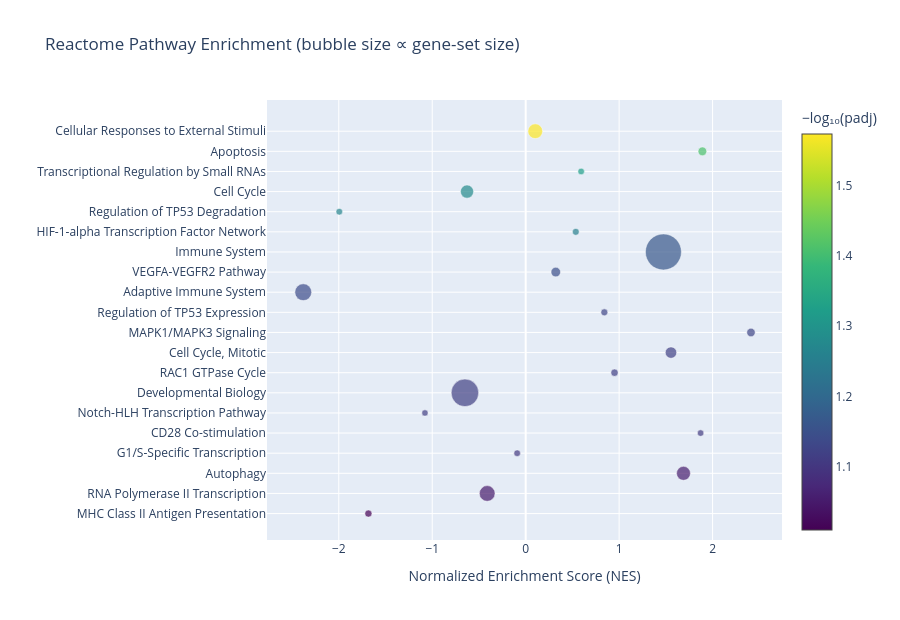

The cell this chart's notebook holds for it:
### Code cell
# ── GSEA pathway bubble chart ─────────────────────────────────────────────────
from src.streamlit.components.pathway_bubble import make_pathway_bubble

fig_gsea = make_pathway_bubble(gsea_df, top_n=20, padj_cutoff=0.25)
fig_gsea.update_layout(
    title="Reactome Pathway Enrichment (bubble size ∝ gene-set size)",
    height=620,
)
fig_gsea.show()

### Figure 1 — Plotly figure (JSON) as saved in the notebook; plotly's stock layout.template omitted (floating-point values rounded to 4 significant figures)
{"data": [{"customdata": [0.02669, 0.03894, 0.04758, 0.05244, 0.05425, 0.05586, 0.06844, 0.07124, 0.07208, 0.0742, 0.07437, 0.07603, 0.07605, 0.07624, 0.07659, 0.07754, 0.07825, 0.08811, 0.08922, 0.09777], "hovertemplate": "<b>%{text}</b><br>NES=%{x:.2f}<br>padj=%{customdata:.3g}<extra></extra>", "marker": {"color": [1.574, 1.41, 1.323, 1.28, 1.266, 1.253, 1.165, 1.147, 1.142, 1.13, 1.129, 1.119, 1.119, 1.118, 1.116, 1.11, 1.107, 1.055, 1.05, 1.01], "colorbar": {"title": {"text": "−log₁₀(padj)"}}, "colorscale": [[0.0, "#440154"], [0.1111, "#482878"], [0.2222, "#3e4989"], [0.3333, "#31688e"], [0.4444, "#26828e"], [0.5556, "#1f9e89"], [0.6667, "#35b779"], [0.7778, "#6ece58"], [0.8889, "#b5de2b"], [1.0, "#fde725"]], "line": {"color": "white", "width": 0.5}, "showscale": true, "size": [14.73, 8.642, 6.543, 13.16, 6.616, 6.822, 36.0, 9.581, 16.82, 6.925, 8.436, 11.4, 7.321, 27.53, 6.338, 6.47, 6.602, 13.91, 15.67, 7.086]}, "mode": "markers", "text": ["Cellular Responses to External Stimuli", "Apoptosis", "Transcriptional Regulation by Small RNAs", "Cell Cycle", "Regulation of TP53 Degradation", "HIF-1-alpha Transcription Factor Network", "Immune System", "VEGFA-VEGFR2 Pathway", "Adaptive Immune System", "Regulation of TP53 Expression", "MAPK1/MAPK3 Signaling", "Cell Cycle, Mitotic", "RAC1 GTPase Cycle", "Developmental Biology", "Notch-HLH Transcription Pathway", "CD28 Co-stimulation", "G1/S-Specific Transcription", "Autophagy", "RNA Polymerase II Transcription", "MHC Class II Antigen Presentation"], "type": "scatter", "x": [0.1023, 1.891, 0.5936, -0.6277, -1.994, 0.5361, 1.474, 0.322, -2.38, 0.8417, 2.411, 1.555, 0.9506, -0.6501, -1.078, 1.872, -0.0912, 1.689, -0.4119, -1.683], "y": ["Cellular Responses to External Stimuli", "Apoptosis", "Transcriptional Regulation by Small RNAs", "Cell Cycle", "Regulation of TP53 Degradation", "HIF-1-alpha Transcription Factor Network", "Immune System", "VEGFA-VEGFR2 Pathway", "Adaptive Immune System", "Regulation of TP53 Expression", "MAPK1/MAPK3 Signaling", "Cell Cycle, Mitotic", "RAC1 GTPase Cycle", "Developmental Biology", "Notch-HLH Transcription Pathway", "CD28 Co-stimulation", "G1/S-Specific Transcription", "Autophagy", "RNA Polymerase II Transcription", "MHC Class II Antigen Presentation"]}], "layout": {"height": 620, "title": {"text": "Reactome Pathway Enrichment (bubble size ∝ gene-set size)"}, "xaxis": {"title": {"text": "Normalized Enrichment Score (NES)"}}, "yaxis": {"autorange": "reversed", "title": {"text": ""}}}}
